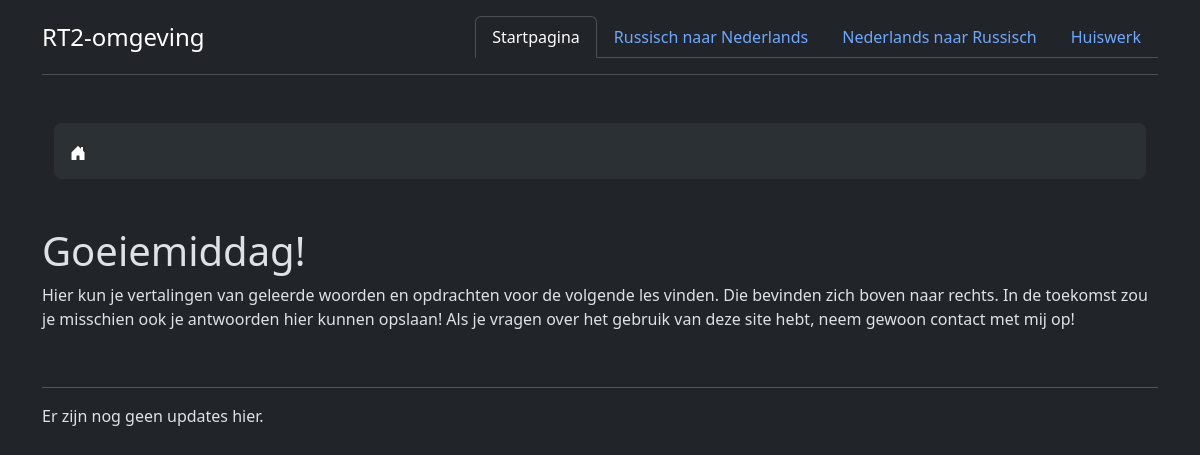
Before: / with the older database file.
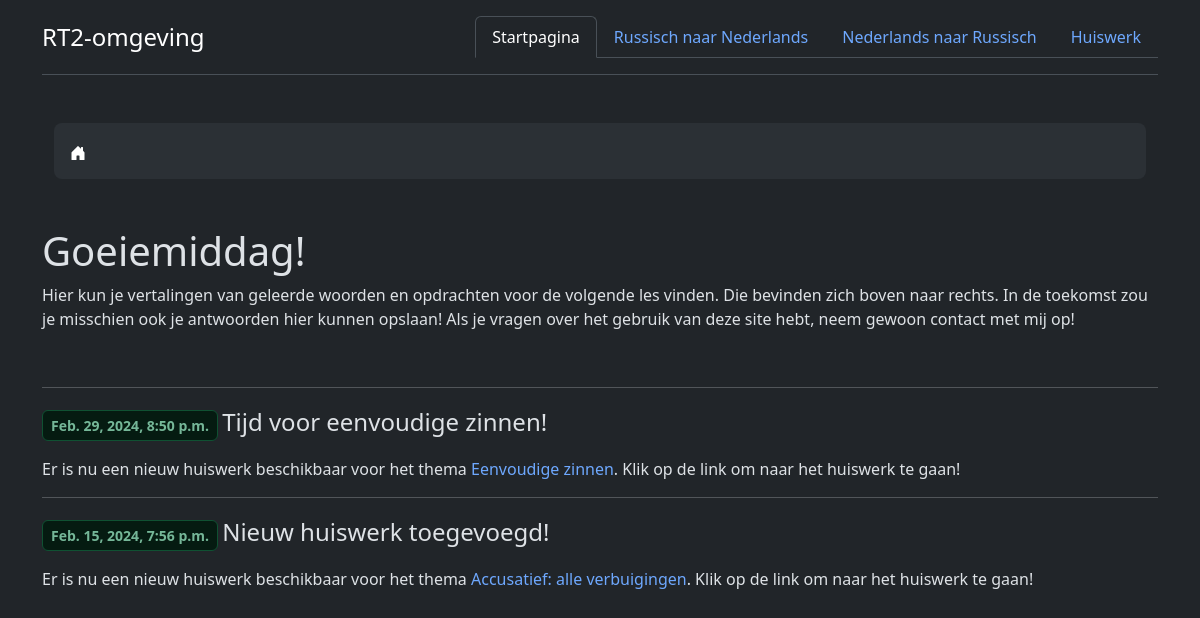
After: the same page with the newer database file.
### Vocabulaire/models.py (models this page shows, shortened)
class Update(models.Model):
    created = models.DateTimeField(auto_now_add=True, blank=True)
    name = models.CharField(max_length=200)
    text = RichTextField()

### Vocabulaire/views.py (the view)
# urls.py: path("", views.index, name='index'),
def index(request):
    updates = Update.objects.order_by('-created')
    context = {'hour': datetime.now().hour, 'breadcrumb': [],
               'breadcrumbs_names': [], 'updates': updates}
    return render(request, "Vocabulaire/index.html", context)

### templates/Vocabulaire/index.html (shortened to what this page needs)
{% extends "Vocabulaire/base.html" %}
{% block content %}
    <h1>{% if hour < 6 %}Goeienacht!{% elif hour < 12 %}Goeiemorgen!{% elif hour < 18 %}Goeiemiddag!{% else %}Goeienavond!{% endif %}</h1>
    <p>Hier kun je vertalingen van geleerde woorden en opdrachten voor de volgende
    les vinden. Die bevinden zich boven naar rechts. In de toekomst zou je misschien ook je antwoorden hier kunnen
    opslaan! Als je vragen over het gebruik van deze site hebt, neem gewoon contact met mij op!</p>
  {% for update in updates %}
    <br><hr><span><small class="d-inline-flex mb-3 px-2 py-1 fw-semibold text-success-emphasis bg-success-subtle border border-success-subtle rounded-2">{{ update.created}}</small></span>
    <span class="large-text">{{ update.name }}</span>
    <br>
    {% autoescape off %}
      {{ update.text }}
    {% endautoescape %}
  {% empty %}
      <br><hr>
    Er zijn nog geen updates hier.
  {% endfor %}
{% endblock content %}

### templates/Vocabulaire/base.html (shortened to what this page needs)
<!DOCTYPE html>
<html lang="en" data-bs-theme="dark">
<head>
  <link href="https://cdn.jsdelivr.net/npm/bootstrap@5.3.2/dist/css/bootstrap.min.css" rel="stylesheet"
>
  <link href="https://getbootstrap.com/docs/5.3/examples/breadcrumbs/breadcrumbs.css" rel="stylesheet">
</head>
<body>
  <div class="container">
    <header class="d-flex flex-wrap justify-content-center py-3 mb-4 border-bottom">
      <a href="/" class="d-flex align-items-center mb-3 mb-md-0 me-md-auto link-body-emphasis text-decoration-none">
        <span class="fs-4">RT2-omgeving</span>
      </a>
      <ul class="nav nav-tabs">
        <li class="nav-item"><a href="/" class="nav-link{% if not breadcrumb.0.1 %} active" aria-current="page{% endif %}">Startpagina</a></li>
        <li class="nav-item"><a href="{% url 'russian' %}" class="nav-link{% if breadcrumb.0.1 == 'russisch' %} active" aria-current="page{% endif %}">Russisch naar Nederlands</a></li>
        <li class="nav-item"><a href="{% url 'dutch' %}" class="nav-link{% if breadcrumb.0.1 == 'nederlands' %} active" aria-current="page{% endif %}">Nederlands naar Russisch</a></li>
        <li class="nav-item"><a href="{% url 'homework' %}" class="nav-link{% if breadcrumb.0.1 == 'huiswerk' %} active" aria-current="page{% endif %}">Huiswerk</a></li>
      </ul>
    </header>
  </div>
<div class="container">
  <div class="container my-5">
    <nav style="--bs-breadcrumb-divider: '>';" aria-label="breadcrumb">
      <ol class="breadcrumb breadcrumb-chevron p-3 bg-body-tertiary rounded-3">
        <li class="breadcrumb-item">
          <a class="link-body-emphasis" href={% url 'index' %}>
            <svg class="bi" width="16" height="16">
              <use xlink:href="#house-door-fill" fill="white"></use>
            </svg>
        </li>
      </ol>
    </nav>
  </div>
  {% block content %}{% endblock %}
</div>
</body>
</html>

### templates/Vocabulaire/base.html (style rules this page uses)
body { -ms-overflow-style: none; }
html { overflow: scroll; scrollbar-width: none; }
a { text-decoration: none; }
.large-text { font-size: 24px; }

Changed rows visible on the page:
added Update: created "Feb. 29, 2024, 8:50 p.m.", name "Tijd voor eenvoudige zinnen!", text "Er is nu een nieuw huiswerk beschikbaar voor het thema Eenvoudige zinnen . Klik op de link om naar het huiswerk te gaan!"
added Update: created "Feb. 15, 2024, 7:56 p.m.", name "Nieuw huiswerk toegevoegd!", text "Er is nu een nieuw huiswerk beschikbaar voor het thema Accusatief: alle verbuigingen . Klik op de link om naar het huiswerk te gaan!"
Other visible differences:
text no longer shown: "Er zijn nog geen updates hier."
